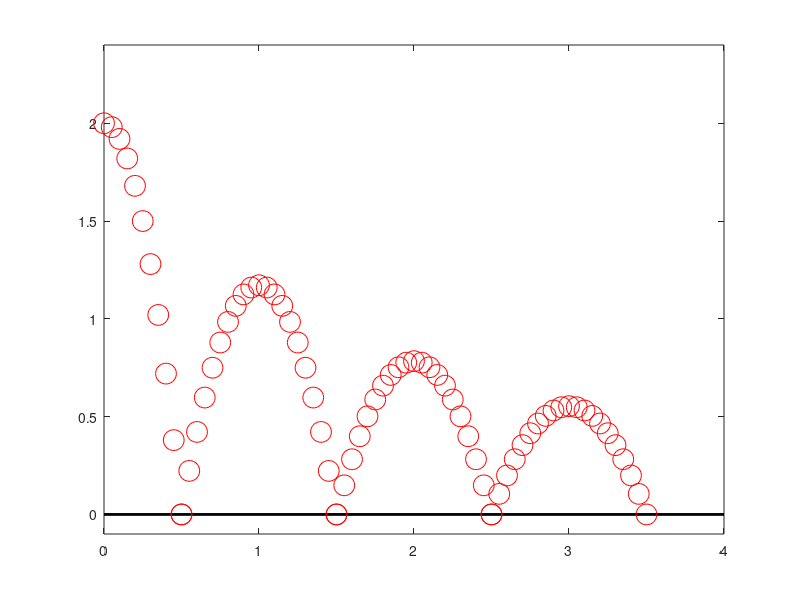

Here is the MATLAB script that generated this plot:
% This is the problem regarding a ball bouncing including air drag
% These variables were to be set in the workspace
% Youd want to comment these out before submission
clear all
h_i=2; % Height in meters
v_t=10; % Terminal velocity in meters per second
g=9.8; % Acceleration due to gravity in meters per sec^2
C_R=0.9; % Coefficient of restitution


% Part (a) compute the sequence of bounces
h(1)=h_i; % The first height
b=1; %Initialize bounce number
for b=1:3 % Loop through three bounces
    %The equations in the loop come right from the
    %problem statement
    v_impact(b)=v_t*sqrt(1-exp(-2*g*h(b)/(v_t^2)));
    v_r(b)=C_R*v_impact(b)*(1-0.01*rand());
    h(b+1)=-((v_t^2)/g)*log(cos(atan(v_r(b)/v_t)));
end
sprintf('The height of the third bounce is %0.3f meters.', h(4))

% Part (b) Make a nice picture
close all
plot([0 length(h)],zeros(1,2),'k','LineWidth',2) % plot the floor
hold on
ylim([-0.05*h_i 1.2*h_i]); % set the vertical limits
% Plot the first drop as a half parabola
traj=@(x) h(1).*(x+0.5).*(x-0.5)./((0+0.5).*(0-0.5));
plot(0:0.05:0.5,traj(0:0.05:0.5),'ro','MarkerSize',15)
% Plot each bounce as a full parabola
for b=1:length(h)-1
    traj=@(x) h(b+1).*(x-(b-0.5)).*(x-(b+0.5))./((b-(b-0.5)).*(b-(b+0.5)));
    plot((b-0.5):0.05:(b+0.5),traj((b-0.5):0.05:(b+0.5)),'ro','MarkerSize',15)
end
